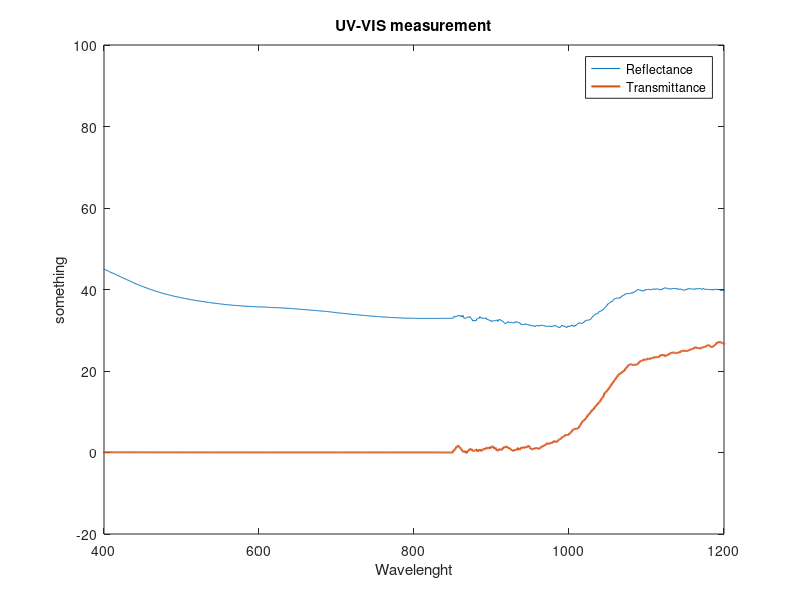

Reproduce this figure in MATLAB.
clc;
clear;
close all;

%%

fileID1 = fopen("./3b - R - NIR BW = 20nm.txt");
fileID2 = fopen("./3b - T - NIR BW = 20nm.txt");

data_R = [];
data_T = [];

for i=1:18
    fgetl(fileID1);
    fgetl(fileID2);
end

while ~feof(fileID1)
    
    new_R = fgetl(fileID1);
    new_T = fgetl(fileID2);

    
    data_R = [data_R; str2num(new_R)];
    data_T = [data_T; str2num(new_T)];

end

figure
plot( data_R(: , 1),  data_R(: , 2) , data_T(: , 1),  data_T(: , 2) ...
    , 'LineWidth',1.5, 'LineStyle', '-' )

title("UV-VIS measurement")

xlabel("Wavelenght")
ylabel("something")
legend("Reflectance", "Transmittance")

xlim([400 1200])

hold on

% plot(data_R(: , 1),  data_R(: , 2), 'LineWidth',1.5, 'Color', 'blue', 'LineStyle', '-')


